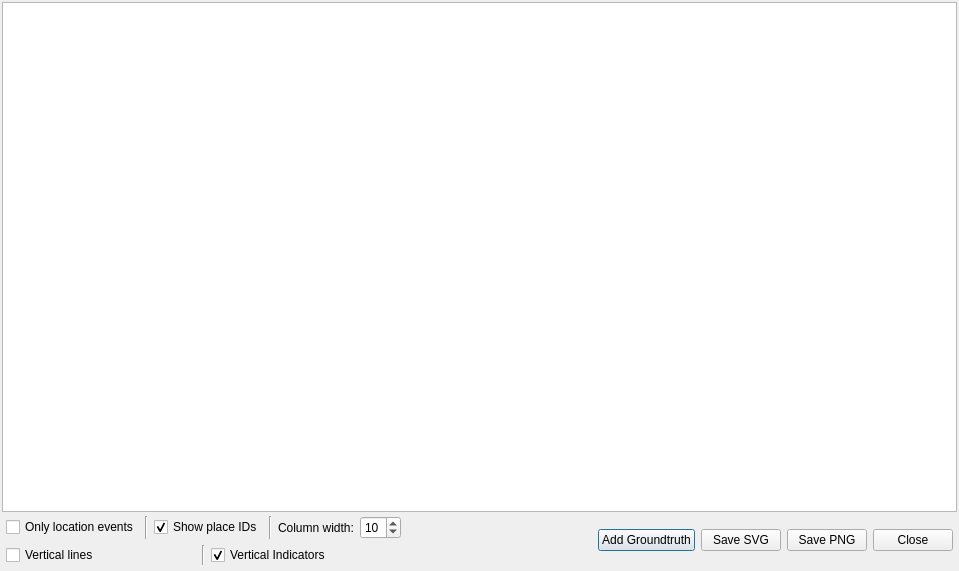
<?xml version="1.0" encoding="UTF-8"?>
<ui version="4.0">
 <class>RCVisualizerClass</class>
 <widget class="QDialog" name="RCVisualizerClass">
  <property name="geometry">
   <rect>
    <x>0</x>
    <y>0</y>
    <width>959</width>
    <height>571</height>
   </rect>
  </property>
  <property name="windowTitle">
   <string>Event Visualizer</string>
  </property>
  <layout class="QVBoxLayout" name="verticalLayout">
   <property name="spacing">
    <number>0</number>
   </property>
   <property name="margin">
    <number>2</number>
   </property>
   <item>
    <widget class="QGraphicsView" name="graphicsView"/>
   </item>
   <item>
    <layout class="QHBoxLayout" name="horizontalLayout">
     <property name="margin">
      <number>4</number>
     </property>
     <item>
      <layout class="QVBoxLayout" name="verticalLayout_2">
       <item>
        <layout class="QHBoxLayout" name="horizontalLayout_2">
         <item>
          <widget class="QCheckBox" name="locationEventsCheckBox">
           <property name="text">
            <string>Only location events</string>
           </property>
          </widget>
         </item>
         <item>
          <widget class="Line" name="line">
           <property name="orientation">
            <enum>Qt::Vertical</enum>
           </property>
          </widget>
         </item>
         <item>
          <widget class="QCheckBox" name="placesCheckBox">
           <property name="text">
            <string>Show place IDs</string>
           </property>
           <property name="checked">
            <bool>true</bool>
           </property>
          </widget>
         </item>
         <item>
          <widget class="Line" name="line_2">
           <property name="orientation">
            <enum>Qt::Vertical</enum>
           </property>
          </widget>
         </item>
         <item>
          <widget class="QLabel" name="Columnw">
           <property name="text">
            <string>Column width:</string>
           </property>
          </widget>
         </item>
         <item>
          <widget class="QSpinBox" name="widthSpinBox">
           <property name="maximum">
            <number>20</number>
           </property>
           <property name="value">
            <number>10</number>
           </property>
          </widget>
         </item>
        </layout>
       </item>
       <item>
        <layout class="QHBoxLayout" name="horizontalLayout_3">
         <item>
          <widget class="QCheckBox" name="verticalLinesCheckBox">
           <property name="text">
            <string>Vertical lines</string>
           </property>
           <property name="checked">
            <bool>false</bool>
           </property>
          </widget>
         </item>
         <item>
          <widget class="Line" name="line_3">
           <property name="orientation">
            <enum>Qt::Vertical</enum>
           </property>
          </widget>
         </item>
         <item>
          <widget class="QCheckBox" name="verticalIndicatorsCheckBox">
           <property name="text">
            <string>Vertical Indicators</string>
           </property>
           <property name="checked">
            <bool>true</bool>
           </property>
          </widget>
         </item>
        </layout>
       </item>
      </layout>
     </item>
     <item>
      <spacer name="horizontalSpacer">
       <property name="orientation">
        <enum>Qt::Horizontal</enum>
       </property>
       <property name="sizeHint" stdset="0">
        <size>
         <width>40</width>
         <height>20</height>
        </size>
       </property>
      </spacer>
     </item>
     <item>
      <widget class="QPushButton" name="addGroundtruthButton">
       <property name="text">
        <string>Add Groundtruth</string>
       </property>
       <property name="icon">
        <iconset resource="../resources.qrc">
         <normaloff>:/icons/icons/add.png</normaloff>:/icons/icons/add.png</iconset>
       </property>
      </widget>
     </item>
     <item>
      <widget class="QPushButton" name="saveSvgButton">
       <property name="text">
        <string>Save SVG</string>
       </property>
       <property name="icon">
        <iconset resource="../resources.qrc">
         <normaloff>:/icons/icons/filesave.png</normaloff>:/icons/icons/filesave.png</iconset>
       </property>
      </widget>
     </item>
     <item>
      <widget class="QPushButton" name="savePngButton">
       <property name="text">
        <string>Save PNG</string>
       </property>
       <property name="icon">
        <iconset resource="../resources.qrc">
         <normaloff>:/icons/icons/filesave.png</normaloff>:/icons/icons/filesave.png</iconset>
       </property>
      </widget>
     </item>
     <item>
      <widget class="QPushButton" name="closeButton">
       <property name="text">
        <string>Close</string>
       </property>
       <property name="icon">
        <iconset resource="../resources.qrc">
         <normaloff>:/icons/icons/dialog-close.png</normaloff>:/icons/icons/dialog-close.png</iconset>
       </property>
      </widget>
     </item>
    </layout>
   </item>
  </layout>
 </widget>
 <layoutdefault spacing="6" margin="11"/>
 <resources>
  <include location="../resources.qrc"/>
 </resources>
 <connections>
  <connection>
   <sender>closeButton</sender>
   <signal>clicked()</signal>
   <receiver>RCVisualizerClass</receiver>
   <slot>accept()</slot>
   <hints>
    <hint type="sourcelabel">
     <x>482</x>
     <y>279</y>
    </hint>
    <hint type="destinationlabel">
     <x>396</x>
     <y>173</y>
    </hint>
   </hints>
  </connection>
 </connections>
</ui>
